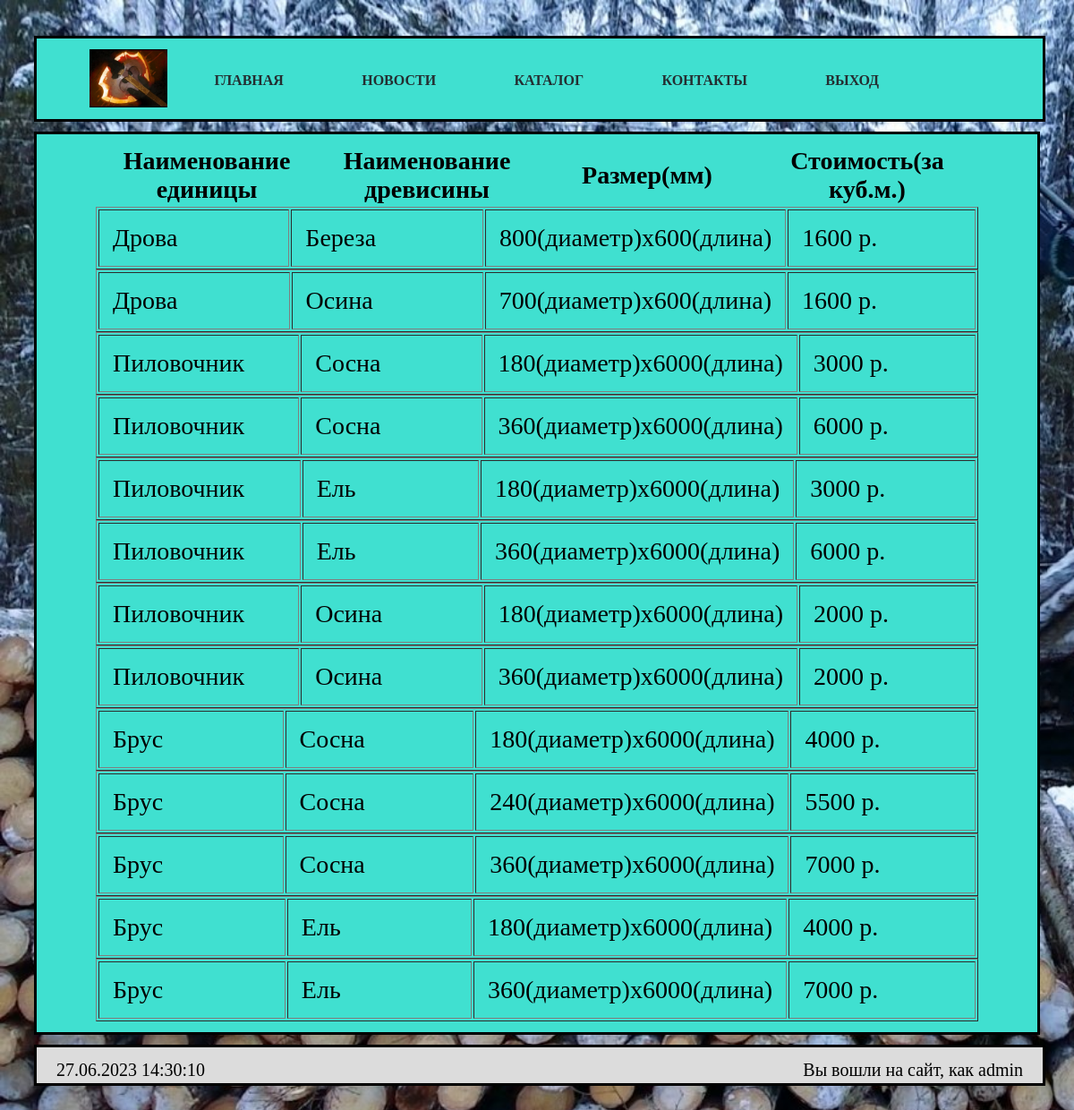
The page /каталог.php (signed in) on the database its author committed.
### tables this page shows
CREATE TABLE `catalog` (
  `id` int NOT NULL,
  `name` varchar(255) NOT NULL,
  `type` varchar(255) NOT NULL,
  `size` varchar(255) NOT NULL,
  `cost` varchar(255) NOT NULL
);

### каталог.php (the view, shortened to what this page needs)
<!DOCTYPE html>
<html lang="ru">
<head>
<link rel="stylesheet" href="index.css">
<link rel="stylesheet" href="style.css">
</head>
<body>
<div id="container">
	<div id="header">
		<div id="header">
		<?php include('header.php')?>
	</div>
	</div>
	<div id="content">
		<table  width="90%" align="center" cellpadding="1%" cellspacing="1%">
			<tr>
				<th width="25%">Наименование единицы</th>
				<th width="25%">Наименование древисины</th>
				<th width="25%">Размер(мм)</th>
				<th width="25%">Стоимость(за куб.м.)</th>
			</tr>
		</table>
		<?php
			include ("bd.php");
			$query = 'select * from catalog';
			$result = mysqli_query($link, $query);
			while ($data = mysqli_fetch_assoc($result)) {
		?>
		<table border="1" width="90%" align="center" cellpadding="15px">
			<tr>
				<td width="25%"><?php echo $data['name']?></th>
				<td width="25%"><?php echo $data['type']?></th>
				<td width="25%"><?php echo $data['size']?></th>
				<td width="25%"><?php echo $data['cost']?></th>
			</tr>
			</table>
		<?php
		}
        ?>
		</div>
	<div id="footer">
	<?php include('footer.php') ?>
	</div>
</div>
</body>
</html>

### index.css (style rules this page uses)
body { background-image:url(лесник.jpg); background-size: cover; height: auto; width: auto; }
#container { max-width:1400px; min-height:800px; margin:10px auto; padding:30px; font-size: 28px; display: flex; flex-direction: column; }
#content { background: #40E0D0; width:100%; min-height:500px; border: solid; display: flex; flex-direction: column; margin:1% auto; padding:1% 1% 1% 1%; box-sizing: border-box; justify-content: center; }
#footer { background: #DCDCDC; width: 100%; height: 40px; border: solid; }

### rows shown on the page
catalog: name "Дрова", type "Береза", size "800(диаметр)х600(длина)", cost "1600 р."
catalog: name "Дрова", type "Осина", size "700(диаметр)х600(длина)", cost "1600 р."
catalog: name "Пиловочник", type "Сосна", size "180(диаметр)х6000(длина)", cost "3000 р."
catalog: name "Пиловочник", type "Сосна", size "360(диаметр)х6000(длина)", cost "6000 р."
catalog: name "Пиловочник", type "Ель", size "180(диаметр)х6000(длина)", cost "3000 р."
catalog: name "Пиловочник", type "Ель", size "360(диаметр)х6000(длина)", cost "6000 р."
catalog: name "Пиловочник", type "Осина", size "180(диаметр)х6000(длина)", cost "2000 р."
catalog: name "Пиловочник", type "Осина", size "360(диаметр)х6000(длина)", cost "2000 р."
catalog: name "Брус", type "Сосна", size "180(диаметр)х6000(длина)", cost "4000 р."
catalog: name "Брус", type "Сосна", size "240(диаметр)х6000(длина)", cost "5500 р."
catalog: name "Брус", type "Сосна", size "360(диаметр)х6000(длина)", cost "7000 р."
catalog: name "Брус", type "Ель", size "180(диаметр)х6000(длина)", cost "4000 р."
catalog: name "Брус", type "Ель", size "360(диаметр)х6000(длина)", cost "7000 р."

### other values the page prints
$_SESSION['login'] "admin"
